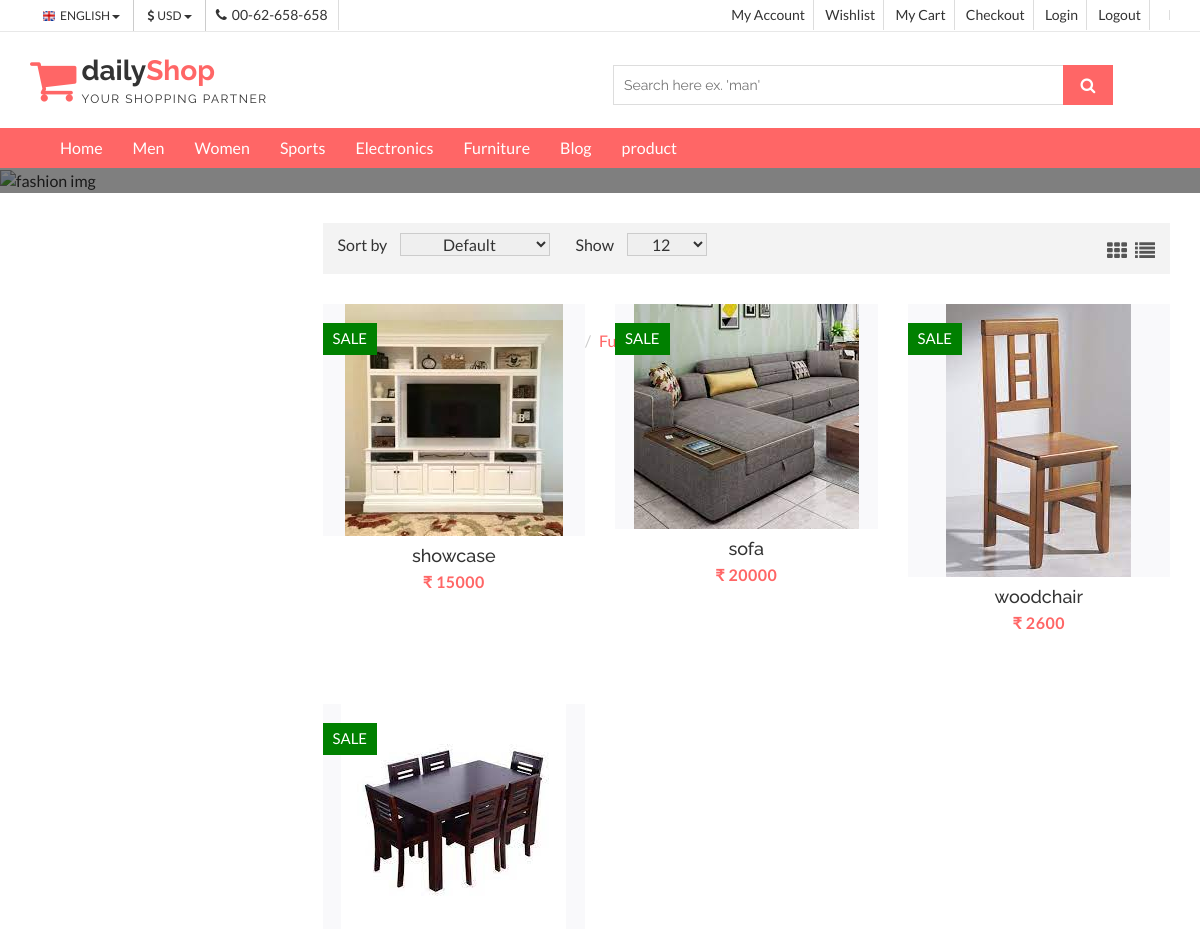
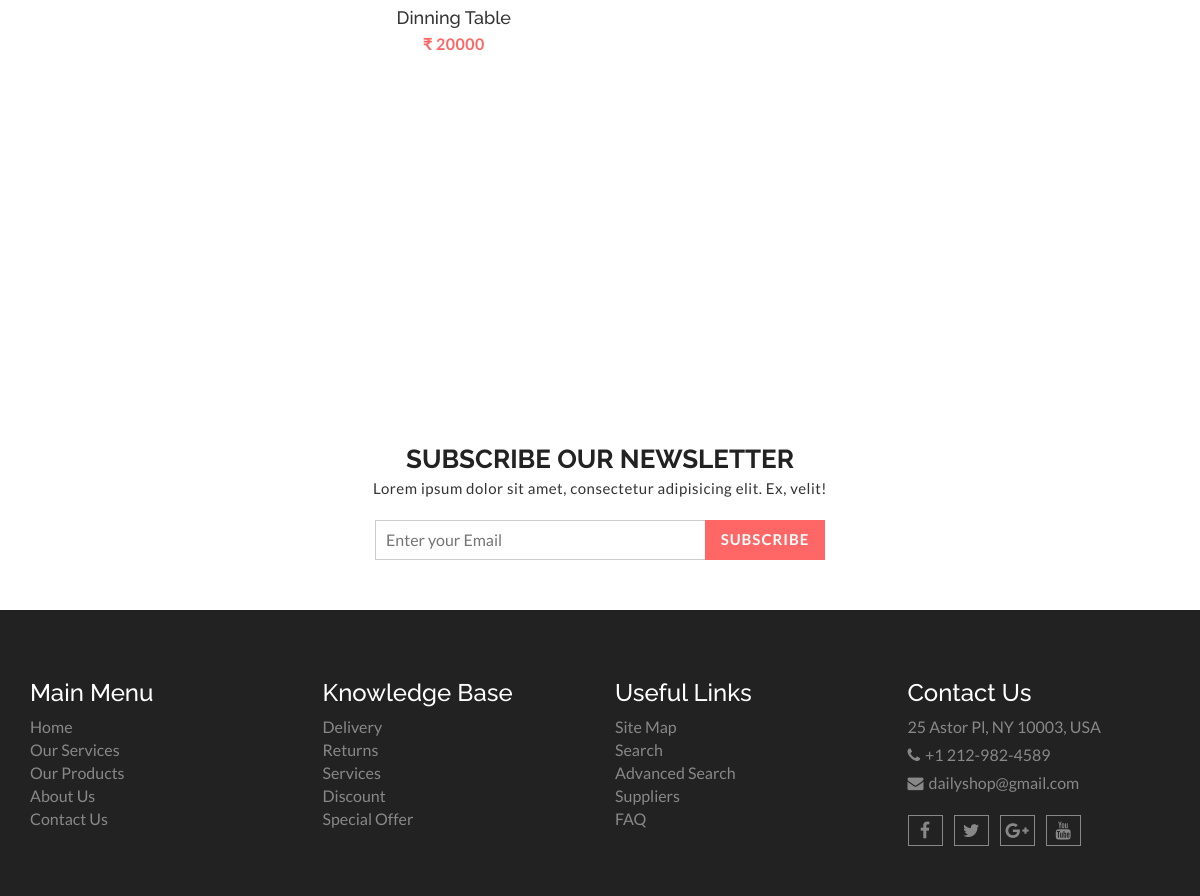
Page /furniture/3 on the committed database (2 pictures, top to bottom).
### carts/models.py (models this page shows, shortened)
class Product(models.Model):
    category=models.ForeignKey(Category,on_delete=models.CASCADE)
    thumbnail = models.ImageField()
    title = models.CharField(max_length=100)
    price = models.IntegerField(default=0)
    content  = models.CharField(max_length=100)
    badge = models.CharField(max_length=100,null=True)
    stock=models.IntegerField()
    timestamp = models.DateTimeField(auto_now_add=True)

### carts/views.py (the view)
# urls.py: path('furniture/<int:category_id>',Furniture,name='furniture'),
def Furniture(request,category_id):
    try:
        product=Product.objects.filter(category_id=3)
    except:
        cart, created  = Cart.objects.get_or_create(user=request.user,complete=True)
        product = Wishlist.objects.filter(cart=cart)
    context = {'furniture': product}
    return render(request,'furniture.html',context)

### carts/templates/furniture.html (shortened to what this page needs)
{% load static %}
<!DOCTYPE html>
<html lang="en">
  <head>
    <link href="{% static 'css/font-awesome.css' %}" rel="stylesheet">
    <link href="{% static 'css/bootstrap.css' %}" rel="stylesheet">
    <link href="{% static 'css/jquery.smartmenus.bootstrap.css' %}" rel="stylesheet">
    <link rel="stylesheet" type="text/css" href="{% static 'css/jquery.simpleLens.css' %}">
    <link rel="stylesheet" type="text/css" href="{% static 'css/slick.css' %}">
    <link rel="stylesheet" type="text/css" href="{% static 'css/nouislider.css' %}">
    <link id="switcher" href="{% static 'css/theme-color/default-theme.css' %}" rel="stylesheet">
    <link href="{% static 'css/sequence-theme.modern-slide-in.css' %}" rel="stylesheet" media="all">
    <link href="{% static 'css/style.css' %}" rel="stylesheet">
  </head>
  <body class="productPage">
  <header id="aa-header">
    <div class="aa-header-top">
      <div class="container">
        <div class="row">
          <div class="col-md-12">
            <div class="aa-header-top-area">
              <div class="aa-header-top-left">
                <div class="aa-language">
                  <div class="dropdown">
                    <a class="btn dropdown-toggle" href="#" type="button" id="dropdownMenu1" data-toggle="dropdown" aria-haspopup="true" aria-expanded="true">
                      <img src="{% static 'img/flag/english.jpg' %}" alt="english flag">ENGLISH
                      <span class="caret"></span>
                    </a>
                  </div>
                </div>
                <div class="aa-currency">
                  <div class="dropdown">
                    <a class="btn dropdown-toggle" href="#" type="button" id="dropdownMenu1" data-toggle="dropdown" aria-haspopup="true" aria-expanded="true">
                      <i class="fa fa-usd"></i>USD
                      <span class="caret"></span>
                    </a>
                  </div>
                </div>
                <div class="cellphone hidden-xs">
                  <p><span class="fa fa-phone"></span>00-62-658-658</p>
                </div>
              </div>
              <div class="aa-header-top-right">
                <ul class="aa-head-top-nav-right">
                  <li><a href="{% url 'account' %}">My Account</a></li>
                  <li class="hidden-xs"><a href="{% url 'wishlist_detail' %}">Wishlist</a></li>
                  <li class="hidden-xs"><a href="{% url 'cart_detail' %}">My Cart</a></li>
                  <li class="hidden-xs"><a href="{% url 'checkout' %}">Checkout</a></li>
                  <li><a href="{% url 'account' %}">Login</a></li>
                  <li><a href="{% url 'logout' %}">Logout</a></li>
                  <li><a href="{% url 'logout' %}">{{ user.username }}</a></li>
                </ul>
              </div>
            </div>
          </div>
        </div>
      </div>
    </div>
    <div class="aa-header-bottom">
      <div class="container">
        <div class="row">
          <div class="col-md-12">
            <div class="aa-header-bottom-area">
              <div class="aa-logo">
                <a href="{% static 'index.html' %}">
                  <span class="fa fa-shopping-cart"></span>
                  <p>daily<strong>Shop</strong> <span>Your Shopping Partner</span></p>
                </a>
              </div>
              <div class="aa-search-box">
                <form action="">
                  <input type="text" name="" id="" placeholder="Search here ex. 'man' ">
                  <button type="submit"><span class="fa fa-search"></span></button>
                </form>
              </div>
            </div>
          </div>
        </div>
      </div>
    </div>
  </header>
  <section id="menu">
    <div class="container">
      <div class="menu-area">
        <div class="navbar navbar-default" role="navigation">
          <div class="navbar-collapse collapse">
            <ul class="nav navbar-nav">
              <li><a href="{% url 'index' %}">Home</a></li>
              <li><a href="{% url 'mens' 1 %}">Men</a>
              </li>
              <li><a href="{% url 'womens' 2 %}">Women</a>
              </li>
              <li><a href="{% url 'sports' 4 %}">Sports</a></li>
              <li><a href="{% url 'electronics' 5 %}">Electronics</a>
              </li>
              <li><a href="{% url 'furniture' 3 %}">Furniture</a></li>
              <li><a href="{% url 'blog-archive' %}">Blog</a></li>
              <li><a href="{% url 'product' %}">product</a></li>
            </ul>
          </div>
        </div>
      </div>
    </div>
  </section>
  <section id="aa-catg-head-banner">
   <img src="{% static 'img/fashion/fashion-header-bg-8.jpg' %}" alt="fashion img">
   <div class="aa-catg-head-banner-area">
     <div class="container">
      <div class="aa-catg-head-banner-content">
        <h2>Fashion</h2>
        <ol class="breadcrumb">
          <li><a href="{% url 'index' %}">Home</a></li>
          <li class="active">Furniture</li>
        </ol>
      </div>
     </div>
   </div>
  </section>
  <section id="aa-product-category">
    <div class="container">
      <div class="row">
        <div class="col-lg-9 col-md-9 col-sm-8 col-md-push-3">
          <div class="aa-product-catg-content">
            <div class="aa-product-catg-head">
              <div class="aa-product-catg-head-left">
                <form action="" class="aa-sort-form">
                  <label for="">Sort by</label>
                  <select name="">
                    <option value="1" selected="Default">Default</option>
                  </select>
                </form>
                <form action="" class="aa-show-form">
                  <label for="">Show</label>
                  <select name="">
                    <option value="1" selected="12">12</option>
                  </select>
                </form>
              </div>
              <div class="aa-product-catg-head-right">
                <a id="grid-catg" href="#"><span class="fa fa-th"></span></a>
                <a id="list-catg" href="#"><span class="fa fa-list"></span></a>
              </div>
            </div>
            <div class="aa-product-catg-body">
              <ul class="aa-product-catg">
                {% for pro in furniture %}
                <li>
                  <figure>
                    <a class="aa-product-img" href="#"><img src="{{  pro.thumbnail.url }}" alt=""></a>
                    <figcaption>
                      <h4 class="aa-product-title"><a href="#">{{ pro.title }}</a></h4>
                      <span class="aa-product-price">&#8377 {{  pro.price }}</span>
                    </figcaption>
                  </figure>
                   <span class="aa-badge aa-sale" href="#">{{  pro.badge }}</span>
                  </li>
                  {% endfor %}
            </div>
      </div>
    </div>
  </section>
  <section id="aa-subscribe">
    <div class="container">
      <div class="row">
        <div class="col-md-12">
          <div class="aa-subscribe-area">
            <h3>Subscribe our newsletter </h3>
            <p>Lorem ipsum dolor sit amet, consectetur adipisicing elit. Ex, velit!</p>
            <form action="" class="aa-subscribe-form">
              <input type="email" name="" id="" placeholder="Enter your Email">
              <input type="submit" value="Subscribe">
            </form>
          </div>
        </div>
      </div>
    </div>
  </section>
  <footer id="aa-footer">
    <div class="aa-footer-top">
     <div class="container">
        <div class="row">
        <div class="col-md-12">
          <div class="aa-footer-top-area">
            <div class="row">
              <div class="col-md-3 col-sm-6">
                <div class="aa-footer-widget">
                  <h3>Main Menu</h3>
                  <ul class="aa-footer-nav">
                    <li><a href="#">Home</a></li>
                    <li><a href="#">Our Services</a></li>
                    <li><a href="#">Our Products</a></li>
                    <li><a href="#">About Us</a></li>
                    <li><a href="#">Contact Us</a></li>
                  </ul>
                </div>
              </div>
              <div class="col-md-3 col-sm-6">
                <div class="aa-footer-widget">
                  <div class="aa-footer-widget">
                    <h3>Knowledge Base</h3>
                    <ul class="aa-footer-nav">
                      <li><a href="#">Delivery</a></li>
                      <li><a href="#">Returns</a></li>
                      <li><a href="#">Services</a></li>
                      <li><a href="#">Discount</a></li>
                      <li><a href="#">Special Offer</a></li>
                    </ul>
                  </div>
                </div>
              </div>
              <div class="col-md-3 col-sm-6">
                <div class="aa-footer-widget">
                  <div class="aa-footer-widget">
                    <h3>Useful Links</h3>
                    <ul class="aa-footer-nav">
                      <li><a href="#">Site Map</a></li>
                      <li><a href="#">Search</a></li>
                      <li><a href="#">Advanced Search</a></li>
                      <li><a href="#">Suppliers</a></li>
                      <li><a href="#">FAQ</a></li>
                    </ul>
                  </div>
                </div>
              </div>
              <div class="col-md-3 col-sm-6">
                <div class="aa-footer-widget">
                  <div class="aa-footer-widget">
                    <h3>Contact Us</h3>
                    <address>
                      <p> 25 Astor Pl, NY 10003, USA</p>
                      <p><span class="fa fa-phone"></span>+1 212-982-4589</p>
                      <p><span class="fa fa-envelope"></span>dailyshop@gmail.com</p>
                    </address>
                    <div class="aa-footer-social">
                      <a href="#"><span class="fa fa-facebook"></span></a>
                      <a href="#"><span class="fa fa-twitter"></span></a>
                      <a href="#"><span class="fa fa-google-plus"></span></a>
                      <a href="#"><span class="fa fa-youtube"></span></a>
                    </div>
                  </div>
                </div>
              </div>
            </div>
          </div>
        </div>
      </div>
     </div>
    </div>
  </footer>
  </body>
</html>

### carts/static/css/theme-color/default-theme.css (style rules this page uses)
h2 { color: #ff6666; }
#aa-header .aa-header-bottom .aa-header-bottom-area .aa-logo a > span { color: #ff6666; }
#aa-header .aa-header-bottom .aa-header-bottom-area .aa-logo a strong { color: #ff6666; }
#aa-header .aa-header-bottom .aa-header-bottom-area .aa-search-box button { background-color: #ff6666; }
#menu { background-color: #ff6666; }
.aa-product-catg li .aa-product-price { color: #ff6666; }
#aa-subscribe .aa-subscribe-area .aa-subscribe-form input[type="submit"] { background: #ff6666 none repeat scroll 0 0; border: 1px solid #ff6666; }
#aa-catg-head-banner .aa-catg-head-banner-area .aa-catg-head-banner-content .breadcrumb .active { color: #ff6666; }

### rows in the picture
Product: thumbnail (picture), title "showcase", price "15000", badge "SALE"
Product: thumbnail (picture), title "sofa", price "20000", badge "SALE"
Product: thumbnail (picture), title "woodchair", price "2600", badge "SALE"
Product: thumbnail (picture), title "Dinning Table", price "20000", badge "SALE"
